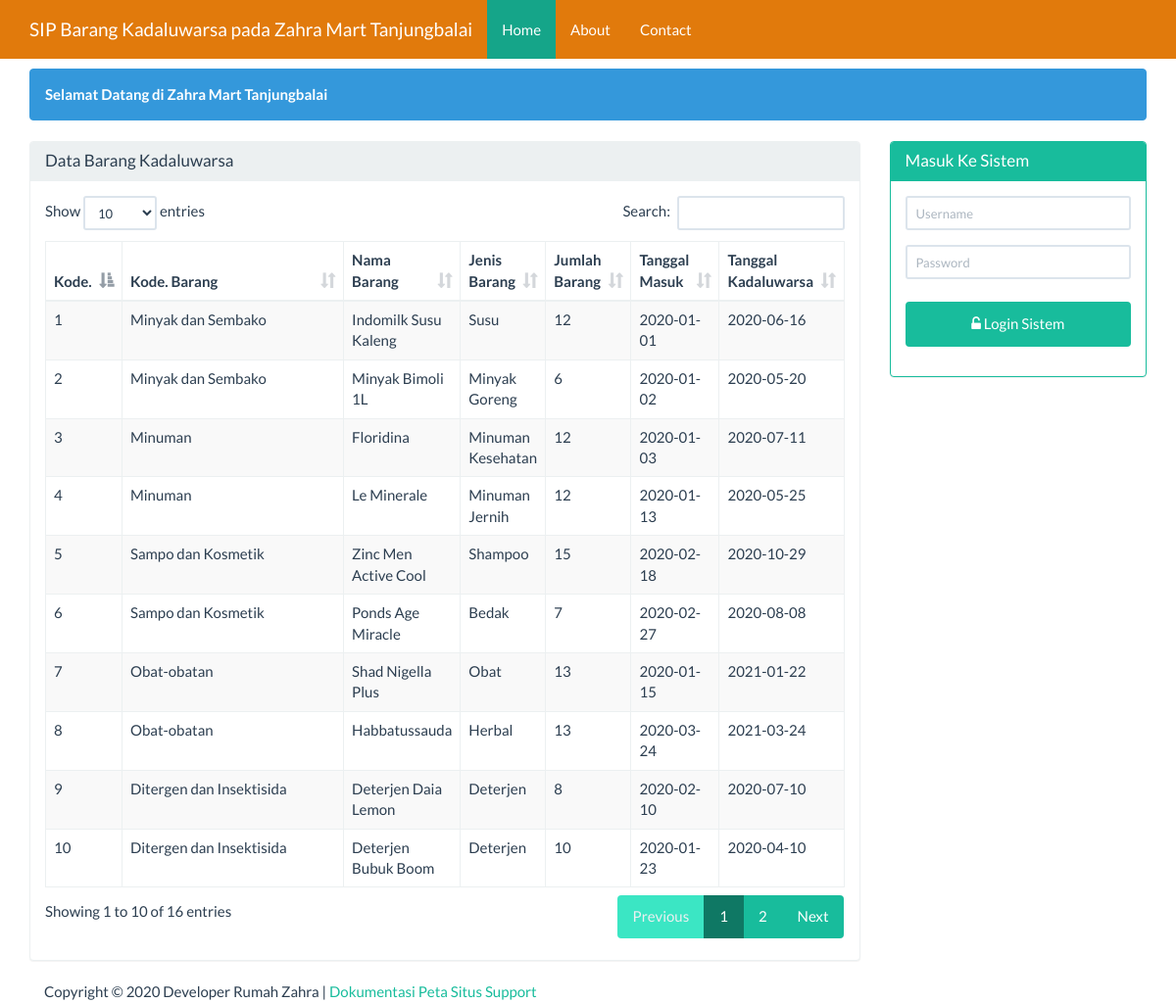
The page / on the database its author committed.
### tables this page shows
CREATE TABLE `tbl_barang` (
  `id` int(11) NOT NULL,
  `kode_barang` varchar(50) NOT NULL,
  `nama_barang` varchar(100) NOT NULL,
  `jenis_barang` varchar(100) NOT NULL,
  `jumlah_barang` int(10) NOT NULL,
  `tgl_masuk` date NOT NULL,
  `tgl_kadaluwarsa` date NOT NULL,
  `barcode` varchar(50) NOT NULL,
  `supplier` varchar(50) NOT NULL,
  `harga_beli` int(11) NOT NULL,
  `harga_jual` int(11) NOT NULL,
  `harga_member` varchar(11) NOT NULL
);

### beranda.php (the view, shortened to what this page needs)
<div class="container">
    <div class="row">
        <div class ="col-xs-12">
            <div class="alert alert-info">
                <strong>Selamat Datang di Zahra Mart Tanjungbalai</strong>
            </div>
        </div>
    </div>
    <div class="row">
        <div class="col-sm-9 col-xs-12">
            <div class="panel panel-default">
                <div class="panel-heading">
                    <h3 class="panel-title">Data Barang Kadaluwarsa</h3>
                </div>
                <div class="panel-body">
                     <table id="dtskripsi" class="table table-bordered table-striped table-hover">
                        <thead>
                            <tr>
                                <th>Kode.</th><th width="30%">Kode. Barang</th><th>Nama Barang</th><th>Jenis Barang</th><th>Jumlah Barang</th><th>Tanggal Masuk</th><th>Tanggal Kadaluwarsa</th>
                            </tr>
                        </thead>
                        <tbody>
                            <?php
                            $sql = "SELECT * FROM tbl_barang";
                            $query = mysqli_query($koneksi, $sql) or die("SQL Anda Salah");
                            $nomor = 0;
                            while ($data = mysqli_fetch_array($query)) {
                                $nomor++;
                                ?>
                                <tr>
                                    <td><?= $nomor ?></td>
                                    <td><?= $data['kode_barang'] ?></td>
                                    <td><?= $data['nama_barang'] ?></td>
                                    <td><?= $data['jenis_barang'] ?></td>
                                    <td><?= $data['jumlah_barang'] ?></td>
                                    <td><?= $data['tgl_masuk'] ?></td>
                                    <td><?= $data['tgl_kadaluwarsa'] ?></td>
                                </tr>
                            <?php } ?>
                        </tbody>
                    </table>
                </div>
            </div>
        </div>
        <div class="col-sm-3 col-xs-12">
            <?php if (isset($_SESSION['username'])) { ?>
            <div class="alert alert-info">
                <strong>Welcome <?=$_SESSION['nama']?></strong>
            </div>
            <?php
           } else { ?>
            <div class="panel panel-success">
                <div class="panel-heading">
                    <h3 class="panel-title">Masuk Ke Sistem</h3>
                </div>
                <div class="panel-body">
                    <form class="form-horizontal" action="proses_login.php" method="post">
                        <div class="form-group">
                            <div class="col-sm-12">
                                <input type="text" name="user" class="form-control input-sm"
                                   placeholder="Username" required="" autocomplete="off"/>
                            </div>
                        </div>
                        <div class="form-group">
                            <div class="col-sm-12">
                                <input type="password" name="pwd" class="form-control input-sm"
                                   placeholder="Password" required="" autocomplete="off"/>
                            </div>
                        </div>
                        <div class="form-group">
                            <div class="col-sm-12">
                                <button type="submit" name="login" value="login"
                                        class="btn btn-success btn-block"><span class="fa fa-unlock-alt"></span>
                                    Login Sistem
                                </button>
                            </div>
                    </form>
                </div>
            </div>
        </div>
            <?php } ?>
    </div>
</div>

### index.php (shortened to what this page needs)
<!DOCTYPE html>
<html>
    <head>
        <link href="Assets/css/bootstrap.min.css" rel="stylesheet" type="text/css"/>
        <link href="Assets/css/dataTables.bootstrap.min.css" rel="stylesheet" type="text/css"/>
        <link href="Assets/font-awesome-4.5.0/css/font-awesome.min.css" rel="stylesheet" type="text/css"/>
    </head>
    <body>
        <?php
        require 'menu.php';
        ?>
        <?php
        require 'content.php';
        ?>
        <?php
        require 'footer.php';
        ?>
    </body>
    </html>

### menu.php (shortened to what this page needs)
<nav class="navbar navbar-inverse navbar-fixed-top">
    <div class="container">
        <div class="navbar-header">
            <a class="navbar-brand" href="?page=utama">SIP Barang Kadaluwarsa pada Zahra Mart Tanjungbalai</a>
        </div>
        <div id="navbar" class="navbar-collapse collapse">
            <ul class="nav navbar-nav">
                <li class="active"><a href="#">Home</a></li>
                <li><a href="?page=about&actions=tampil">About</a></li>
                <li><a href="?page=kontak&actions=tampil">Contact</a></li>
            </ul>
        </div>
    </div>
</nav>

### content.php (shortened to what this page needs)
<?php
@$page=$_GET['page'];
if(empty ($page)){
    require 'beranda.php';
}

### footer.php
<div class="container">
    <div class="row">
        <div class="col-xs-12">
            Copyright &COPY; <?= date('Y')?> Developer Rumah Zahra |
            <a href="#">Dokumentasi</a>
            <a href="#">Peta Situs</a>
            <a href="#">Support</a>
        </div>
    </div>
</div>

### index.php (style rules this page uses)
body { margin-top:70px; }
button { background-color: #4CAF50; color: white; padding: 14px 20px; margin: 8px 0; border: none; cursor: pointer; width: 100%; }

### rows shown on the page
tbl_barang: kode_barang "Minyak dan Sembako", nama_barang "Indomilk Susu Kaleng", jenis_barang "Susu", jumlah_barang "12", tgl_masuk "2020-01-01", tgl_kadaluwarsa "2020-06-16"
tbl_barang: kode_barang "Minyak dan Sembako", nama_barang "Minyak Bimoli 1L", jenis_barang "Minyak Goreng", jumlah_barang "6", tgl_masuk "2020-01-02", tgl_kadaluwarsa "2020-05-20"
tbl_barang: kode_barang "Minuman", nama_barang "Floridina", jenis_barang "Minuman Kesehatan", jumlah_barang "12", tgl_masuk "2020-01-03", tgl_kadaluwarsa "2020-07-11"
tbl_barang: kode_barang "Minuman", nama_barang "Le Minerale", jenis_barang "Minuman Jernih", jumlah_barang "12", tgl_masuk "2020-01-13", tgl_kadaluwarsa "2020-05-25"
tbl_barang: kode_barang "Sampo dan Kosmetik", nama_barang "Zinc Men Active Cool", jenis_barang "Shampoo", jumlah_barang "15", tgl_masuk "2020-02-18", tgl_kadaluwarsa "2020-10-29"
tbl_barang: kode_barang "Sampo dan Kosmetik", nama_barang "Ponds Age Miracle", jenis_barang "Bedak", jumlah_barang "7", tgl_masuk "2020-02-27", tgl_kadaluwarsa "2020-08-08"
tbl_barang: kode_barang "Obat-obatan", nama_barang "Shad Nigella Plus", jenis_barang "Obat", jumlah_barang "13", tgl_masuk "2020-01-15", tgl_kadaluwarsa "2021-01-22"
tbl_barang: kode_barang "Obat-obatan", nama_barang "Habbatussauda", jenis_barang "Herbal", jumlah_barang "13", tgl_masuk "2020-03-24", tgl_kadaluwarsa "2021-03-24"
tbl_barang: kode_barang "Ditergen dan Insektisida", nama_barang "Deterjen Daia Lemon", jenis_barang "Deterjen", jumlah_barang "8", tgl_masuk "2020-02-10", tgl_kadaluwarsa "2020-07-10"
tbl_barang: kode_barang "Ditergen dan Insektisida", nama_barang "Deterjen Bubuk Boom", jenis_barang "Deterjen", jumlah_barang "10", tgl_masuk "2020-01-23", tgl_kadaluwarsa "2020-04-10"
